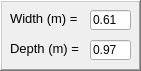
      <widget class="QFrame" name="BeamsSection">
       <property name="geometry">
        <rect>
         <x>290</x>
         <y>40</y>
         <width>141</width>
         <height>71</height>
        </rect>
       </property>
       <property name="frameShape">
        <enum>QFrame::WinPanel</enum>
       </property>
       <property name="frameShadow">
        <enum>QFrame::Raised</enum>
       </property>
       <widget class="QLabel" name="label_21">
        <property name="geometry">
         <rect>
          <x>10</x>
          <y>10</y>
          <width>71</width>
          <height>16</height>
         </rect>
        </property>
        <property name="font">
         <font>
          <family>Arial</family>
          <pointsize>10</pointsize>
          <weight>50</weight>
          <italic>false</italic>
          <bold>false</bold>
         </font>
        </property>
        <property name="text">
         <string>Width (m) =</string>
        </property>
       </widget>
       <widget class="QLineEdit" name="BBeam">
        <property name="geometry">
         <rect>
          <x>90</x>
          <y>10</y>
          <width>41</width>
          <height>20</height>
         </rect>
        </property>
        <property name="text">
         <string>0.61</string>
        </property>
        <property name="placeholderText">
         <string>0.4</string>
        </property>
       </widget>
       <widget class="QLabel" name="label_24">
        <property name="geometry">
         <rect>
          <x>10</x>
          <y>40</y>
          <width>71</width>
          <height>16</height>
         </rect>
        </property>
        <property name="font">
         <font>
          <family>Arial</family>
          <pointsize>10</pointsize>
          <weight>50</weight>
          <italic>false</italic>
          <bold>false</bold>
         </font>
        </property>
        <property name="text">
         <string>Depth (m) =</string>
        </property>
       </widget>
       <widget class="QLineEdit" name="HBeam">
        <property name="geometry">
         <rect>
          <x>90</x>
          <y>40</y>
          <width>41</width>
          <height>20</height>
         </rect>
        </property>
        <property name="text">
         <string>0.97</string>
        </property>
        <property name="placeholderText">
         <string>0.5</string>
        </property>
        <property name="clearButtonEnabled">
         <bool>false</bool>
        </property>
       </widget>
      </widget>
